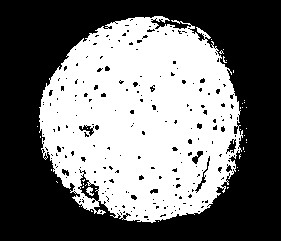

The Python source for this figure:
from PIL import Image

img = Image.open('naranjas.jpg', 'r')   

img = img.resize((432,288))  

imgL = img.convert('L')


pixels = img.getdata()
length = len(pixels)

newdata = [0]*length  

for i in range(len(pixels)):
    R,G,B = pixels[i]

    if B > 150:
        B = 255
    else:
        B = 0
    

    if R > 175:
        R = 255
    else:
        R = 0

    if G > 100:
        G = 255
    else:
        G = 0

    newdata[i] = max(R,0) - B

imgL.putdata(newdata)

imgL.show()


im1 = imgL.save("preprocess2.jpg")